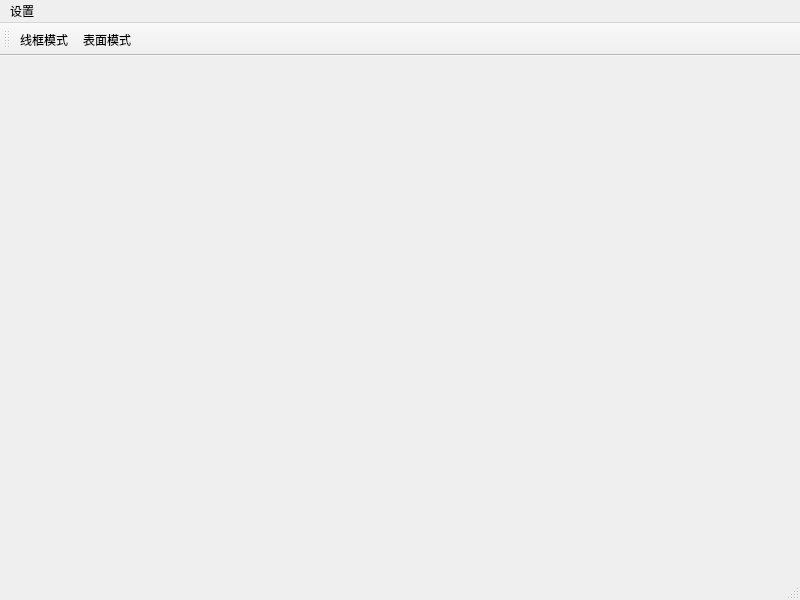
<?xml version="1.0" encoding="UTF-8"?>
<ui version="4.0">
 <class>MainWindow</class>
 <widget class="QMainWindow" name="MainWindow">
  <property name="geometry">
   <rect>
    <x>0</x>
    <y>0</y>
    <width>800</width>
    <height>600</height>
   </rect>
  </property>
  <property name="windowTitle">
   <string>MainWindow</string>
  </property>
  <widget class="QWidget" name="centralwidget">
   <widget class="widgetDraw" name="widget_draw" native="true">
    <property name="geometry">
     <rect>
      <x>20</x>
      <y>20</y>
      <width>761</width>
      <height>501</height>
     </rect>
    </property>
   </widget>
  </widget>
  <widget class="QMenuBar" name="menubar">
   <property name="geometry">
    <rect>
     <x>0</x>
     <y>0</y>
     <width>800</width>
     <height>27</height>
    </rect>
   </property>
   <widget class="QMenu" name="menu">
    <property name="title">
     <string>设置</string>
    </property>
    <addaction name="action_lineFrame"/>
    <addaction name="action_surface"/>
   </widget>
   <addaction name="menu"/>
  </widget>
  <widget class="QStatusBar" name="statusbar"/>
  <widget class="QToolBar" name="toolBar">
   <property name="windowTitle">
    <string>toolBar</string>
   </property>
   <attribute name="toolBarArea">
    <enum>TopToolBarArea</enum>
   </attribute>
   <attribute name="toolBarBreak">
    <bool>false</bool>
   </attribute>
   <addaction name="action_lineFrame"/>
   <addaction name="action_surface"/>
  </widget>
  <action name="action_lineFrame">
   <property name="icon">
    <iconset resource="image.qrc">
     <normaloff>:/img/img/lineFrame.png</normaloff>:/img/img/lineFrame.png</iconset>
   </property>
   <property name="text">
    <string>线框模式</string>
   </property>
  </action>
  <action name="action_surface">
   <property name="icon">
    <iconset resource="image.qrc">
     <normaloff>:/img/img/surface.png</normaloff>:/img/img/surface.png</iconset>
   </property>
   <property name="text">
    <string>表面模式</string>
   </property>
  </action>
 </widget>
 <customwidgets>
  <customwidget>
   <class>widgetDraw</class>
   <extends>QWidget</extends>
   <header>widgetdraw.h</header>
   <container>1</container>
  </customwidget>
 </customwidgets>
 <resources>
  <include location="image.qrc"/>
 </resources>
 <connections/>
</ui>
